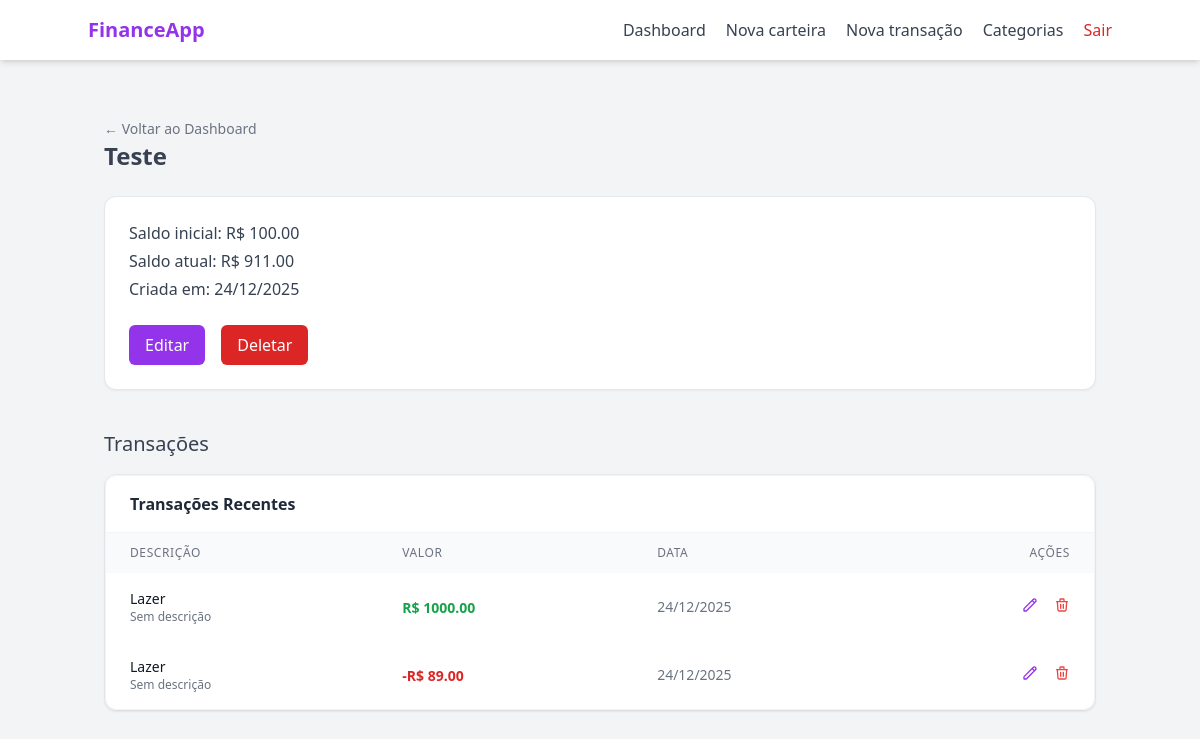
Page /wallet/1 (signed in) on the earlier database version.
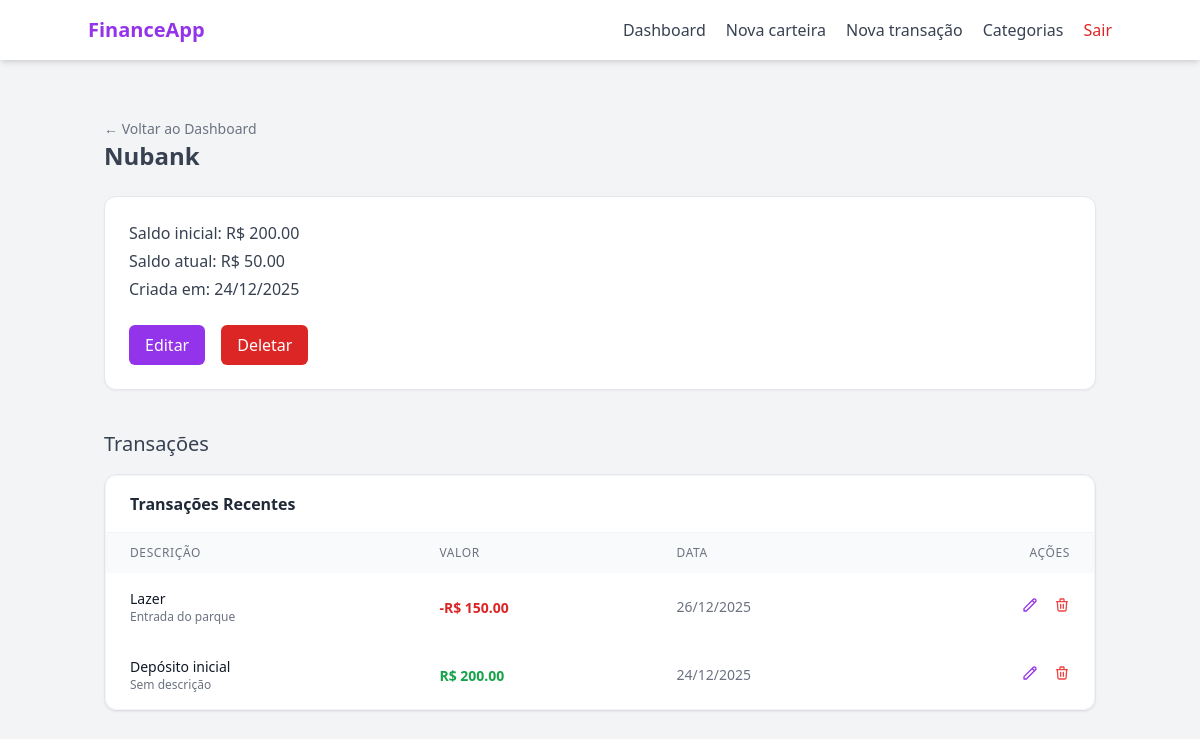
Same page on the later database version.
### models/wallet.py (models this page shows, shortened)
class Wallet(db.Model):
    __tablename__ = "wallets"
    id = db.Column(db.Integer, primary_key= True)
    wallet_name = db.Column(db.String(100), nullable= False)
    initial_balance = db.Column(db.Float, default= 0.0)
    current_balance = db.Column(db.Float, default= 0.0)
    is_active = db.Column(db.Boolean, default= True)
    created_at = db.Column(db.DateTime, default= lambda: datetime.now(timezone.utc).date())
    user_id = db.Column(db.Integer, db.ForeignKey("users.id"), nullable= False)
    transactions = db.relationship("Transaction", backref="wallets", lazy= True)

### models/transaction.py (models this page shows, shortened)
class Transaction(db.Model):
    __tablename__ = "transactions"
    id = db.Column(db.Integer, primary_key= True)
    transaction_type = db.Column(db.String(20), nullable= False)
    value = db.Column(db.Float, nullable= False)
    created_at = db.Column(db.DateTime, default= lambda: datetime.now(timezone.utc))
    description = db.Column(db.String(100), nullable= True)
    wallet_id = db.Column(db.Integer, db.ForeignKey("wallets.id"), nullable= False)
    category_id = db.Column(db.Integer, db.ForeignKey("categories.id"), nullable= False)
    category = db.relationship("Category", lazy= True)

### models/category.py (models this page shows, shortened)
class Category(db.Model):
    __tablename__ = "categories"
    id = db.Column(db.Integer, primary_key= True)
    name = db.Column(db.String(100), nullable= False)
    type = db.Column(db.String(20), nullable= False)
    __mapper_args__ = {
        "polymorphic_on": type,
        "polymorphic_identity": "category"
    }

class SystemCategory(Category):
    __mapper_args__ = {
        "polymorphic_identity": "system"
    }
    is_default = db.Column(db.Boolean, default= True)

### routes/wallet_routes.py (the view)
@wallet_bp.route("/<int:wallet_id>", methods=["GET"])
@login_required
def wallet_detail_page(wallet_id):
    wallet = WalletController.get_wallet_by_id(wallet_id)
    transactions = TransactionController.get_transactions_by_wallet(wallet_id)
    categories = CategoryController.get_user_categories(user_id=current_user.id)
    if not wallet:
        return "Carteira não encontrada", 404
    if wallet.user_id != current_user.id:
        return "Acesso negado", 403
    return render_template("wallet/detail.html", wallet= wallet, transactions= transactions, categories= categories)

### controllers/category_controller.py (called while the page is built)
    @staticmethod
    def get_user_categories(user_id):
        return UserCategory.query.filter_by(user_id= user_id).all()

### controllers/transaction_controller.py (called while the page is built)
    @staticmethod
    def get_transactions_by_wallet(wallet_id):
        return Transaction.query.filter_by(wallet_id=wallet_id).order_by(Transaction.created_at.desc()).all()

### controllers/wallet_controller.py (called while the page is built)
    @staticmethod
    def get_wallet_by_id(wallet_id):
        wallet = Wallet.query.filter_by(id= wallet_id, is_active= True).first()
        return wallet

### templates/wallet/detail.html (shortened to what this page needs)
{% extends "base.html" %}
{% block content %}
<div class="text-left pt-4">
    <a href="{{ url_for('main_bp.dashboard_page') }}" class="text-sm text-gray-500 hover:text-purple-600 transition-colors">
            ← Voltar ao Dashboard
    </a>
</div>
<h1 class="text-2xl font-semibold text-gray-700 mb-6">
    {{ wallet.wallet_name }}
</h1>
<div class="bg-white shadow-sm rounded-xl p-6 border border-gray-200 mb-10">
    <div class="mb-6 space-y-1 text-gray-700">
        <p><span class="font-medium">Saldo inicial:</span> R$ {{ "%.2f"|format(wallet.initial_balance) }}</p>
        <p><span class="font-medium">Saldo atual:</span> R$ {{ "%.2f"|format(wallet.current_balance) }}</p>
        <p><span class="font-medium">Criada em:</span> {{ wallet.created_at.strftime("%d/%m/%Y") }}</p>
    </div>
    <div class="flex gap-4">
        <button id="openEditWalletModal" onclick="openEditWalletModal('{{url_for('wallet_bp.edit_wallet', wallet_id=wallet.id)}}', '{{wallet.wallet_name}}')"
                class="px-4 py-2 rounded-md bg-purple-600 text-white hover:bg-purple-700 transition">
            Editar
        </button>
        <button type="button"
            onclick="openConfirmModal(
                '{{ url_for('wallet_bp.delete_wallet', wallet_id=wallet.id) }}',
                'Deletar carteira',
                'Tem certeza que deseja deletar a carteira <strong>{{ wallet.wallet_name }}</strong>? Você não poderá realizar novas transações nela e as transações serão perdidas.'
            )"
            class="px-4 py-2 rounded-md bg-red-600 text-white hover:bg-red-700 transition">
            Deletar
        </button>
    </div>
</div>
<h2 class="text-xl text-gray-700 font-medium mb-4">Transações</h2>
<ul class="bg-white shadow-sm rounded-xl border border-gray-200 divide-y">
    <div class="bg-white rounded-xl shadow-sm border border-gray-100 overflow-hidden">
        <div class="px-6 py-4 border-b border-gray-100">
            <h3 class="font-bold text-gray-800">Transações Recentes</h3>
        </div>
        <table class="w-full text-left border-collapse">
            <thead>
                <tr class="bg-gray-50 text-gray-500 text-xs uppercase tracking-wider">
                    <th class="px-6 py-3 font-medium">Descrição</th>
                    <th class="px-6 py-3 font-medium">Valor</th>
                    <th class="px-6 py-3 font-medium">Data</th>
                    <th class="px-6 py-3 font-medium text-right">Ações</th>
                </tr>
            </thead>
    {% if transactions %}
        {% for transaction in transactions %}
            <tbody class="divide-y divide-gray-100">
                <tr class="hover:bg-gray-50 transition-colors">
                    <td class="px-6 py-4">
                        <p class="text-sm font-medium text-gray-900">{{transaction.category.name}}</p>
                        <p class="text-xs text-gray-500">{{transaction.description if transaction.description else "Sem descrição"}}</p>
                    </td>
                    <td class="px-6 py-4">
                        {% if transaction.transaction_type == 'income' %}
                        <span class="text-sm font-bold text-green-600">R$ {{ "%.2f"|format(transaction.value) }}</span>
                        {% else %}
                        <span class="text-sm font-bold text-red-600">-R$ {{ "%.2f"|format(transaction.value) }}</span>
                        {% endif %}
                    </td>
                    <td class="px-6 py-4 text-sm text-gray-500">
                        {{ transaction.created_at.strftime('%d/%m/%Y') if transaction.created_at else "Sem data" }}
                    </td>
                    <td class="px-6 py-4 text-right">
                        <button class="text-purple-600 hover:text-blue-700 mr-3"
                            title="Editar"
                            onclick="openEditTransactionModal(
                                '{{ url_for('transaction_bp.edit_transaction', transaction_id=transaction.id) }}',
                                '{{transaction.value}}',
                                '{{ transaction.created_at.strftime('%Y-%m-%d') if transaction.created_at else '' }}',
                                '{{transaction.description}}',
                                '{{transaction.category_id}}'
                            )"
                            {% if transaction.category.type == 'system' %} disabled {% endif %}>
                            <svg class="w-4 h-4" fill="none" stroke="currentColor" viewBox="0 0 24 24"><path stroke-linecap="round" stroke-linejoin="round" stroke-width="2" d="M15.232 5.232l3.536 3.536m-2.036-5.036a2.5 2.5 0 113.536 3.536L6.5 21.036H3v-3.572L16.732 3.732z"></path></svg>
                        </button>
                        <button class="text-red-500 hover:text-red-700"
                            title="Deletar"
                            onclick="openConfirmModal(
                            '{{ url_for('transaction_bp.delete_transaction', transaction_id=transaction.id) }}',
                            'Excluir Transação',
                            'Tem certeza que deseja apagar a transação de R$ {{ transaction.value }}? O saldo da carteira será atualizado.'
                            )"
                            class="text-red-600 hover:text-red-800 hover:underline transition-colors font-medium text-sm flex items-center gap-1"
                            {% if transaction.category.type == 'system' %} disabled {% endif %}>
                            <svg class="w-4 h-4" fill="none" stroke="currentColor" viewBox="0 0 24 24"><path stroke-linecap="round" stroke-linejoin="round" stroke-width="2" d="M19 7l-.867 12.142A2 2 0 0116.138 21H7.862a2 2 0 01-1.995-1.858L5 7m5 4v6m4-6v6m1-10V4a1 1 0 00-1-1h-4a1 1 0 00-1 1v3M4 7h16"></path></svg>
                        </button>
                    </td>
                </tr>
        {% endfor %}
    {% else %}
        <li class="p-4 text-gray-500 text-center">Nenhuma transação encontrada</li>
    {% endif %}
            </tbody>
        </table>
    </div>
{% endblock %}

### templates/base.html (shortened to what this page needs)
<!DOCTYPE html>
<html lang="pt-BR">
<head>
    <script src="https://cdn.tailwindcss.com"></script>
</head>
<body class="bg-gray-100 text-gray-800">
    <header class="bg-white shadow-md p-4">
        <div class="max-w-5xl mx-auto flex items-center justify-between">
            <div class="text-xl font-bold text-purple-600">
                FinanceApp
            </div>
            <nav class="flex items-center gap-5 text-gray-700">
                <a href="/dashboard" class="hover:text-purple-600 transition">Dashboard</a>
                <a href="/wallet/new" class="hover:text-purple-600 transition">Nova carteira</a>
                <a href="/transaction/new" class="hover:text-purple-600 transition">Nova transação</a>
                <a href="{{ url_for('category_bp.category_index_page') }}" class="hover:text-purple-600 transition">Categorias</a>
                <a href="{{ url_for('auth_bp.logout') }}"
                   class="text-red-600 font-medium hover:text-red-700 transition">
                    Sair
                </a>
            </nav>
        </div>
    </header>
    <main class="max-w-5xl mx-auto py-10 px-4">
        {% block content %}
        {% endblock %}
    </main>
</body>
</html>

Differences in the rows shown:
removed Transaction: value "1000.00"
changed Wallet: wallet_name "Teste" → "Nubank"; initial_balance "100.00" → "200.00"; current_balance "911.00" → "50.00"
changed Transaction "Lazer": description "Sem descrição" → "Entrada do parque"; value "89.00" → "150.00"; created_at "24/12/2025" → "26/12/2025"
added Transaction: value "200.00"
